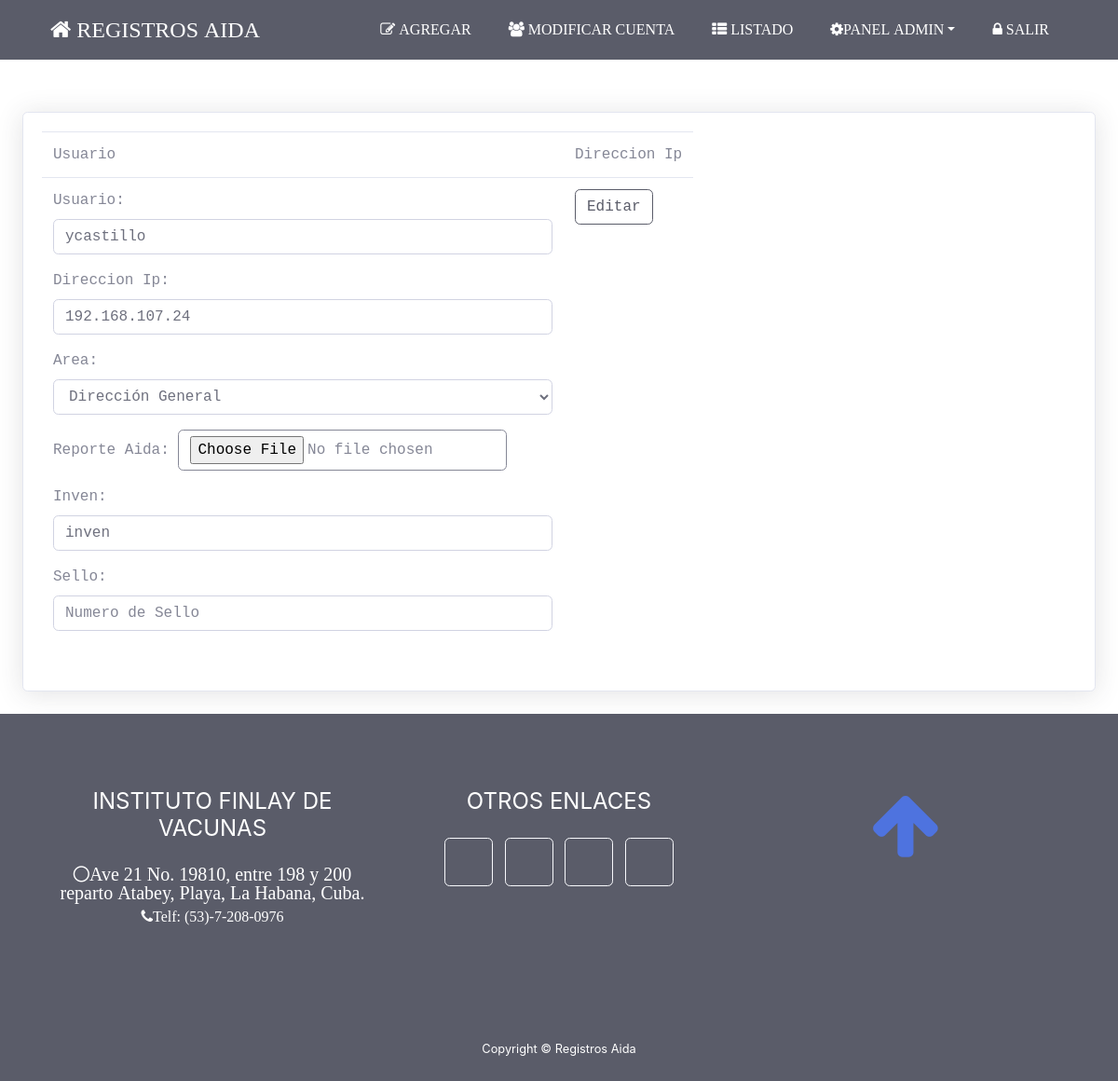
The app's page /editar/52 (signed in) with its own data.
### registros/models.py (models this page shows, shortened)
class registro(models.Model):
    def validate_aida(fieldfile_obj):
        filesize = fieldfile_obj.file.size
        megabyte_limit = 5.0
        if filesize > megabyte_limit * 1024 * 1024:
            raise ValidationError("Error de tamanno del archivo")
    chois = [
        ('Dirección General', 'Dirección General'),
        ('Dirección Adjunta', 'Dirección Adjunta'),
        ('Grupo de Desarrollo Estratégico', 'Grupo de Desarrollo Estratégico'),
        ('Grupo de Gestion Integrada de Proyectos-Productos', 'Grupo de Gestion Integrada de Proyectos-Productos'),
        ('Grupo de Negocios', 'Grupo de Negocios'),
        ('Grupo de Seguridad y Proteccion', 'Grupo de Seguridad y Proteccion'),
        ('Departamento de Inteligencia Empresarial', 'Departamento de Inteligencia Empresarial'),
        ('Grupo de Infraestructura', 'Grupo de Infraestructura'),
        ('Grupo de Desarrollo de Software', 'Grupo de Desarrollo de Software'),
        ('Grupo de Gestion de Informacion', 'Grupo de Gestion de Informacion'),
        ('Direccion de Economia', 'Direccion de Economia'),
        ('Departamento de Contabilidad y Finanzas', 'Departamento de Contabilidad y Finanzas'),
        ('Departamento de Planificacion y Estadisticas', 'Departamento de Planificacion y Estadisticas'),
        ('Dirección de Recursos Humanos', 'Dirección de Recursos Humanos'),
        ('Departamento de Gestión de Personal', 'Departamento de Gestión de Personal'),
        ('Departamento de Gestión de Formación', 'Departamento de Gestión de Formación'),
        ('Grupo de Salud Ocupacional', 'Grupo de Salud Ocupacional'),
        ('Departamento de Seguridad Integral y Medio Ambiente', 'Departamento de Seguridad Integral y Medio Ambiente'),
        ('Dirección de Logística', 'Dirección de Logística'),
        ('Departamento de Compra en Plaza', 'Departamento de Compra en Plaza'),
        ('Departamento de Almacenes', 'Departamento de Almacenes'),
        ('Almacén Central', 'Almacén Central '),
        ('Vicepresidencia de Producción', 'Vicepresidencia de Producción'),
        ('Grupo de Aseguramiento', 'Grupo de Aseguramiento'),
        ('Grupo para la Producción de Moringa', 'Grupo para la Producción de Moringa'),
        ('Dirección de Planta III', 'Dirección de Planta III'),
        ('Subdirección de Producción de IFA', 'Subdirección de Producción de IFA'),
        ('Departamento de Producción de Cultivos', 'Departamento de Producción de Cultivos'),
        ('Departamento de Purificación', 'Departamento de Purificación'),
        ('Departamento de Apoyo', 'Departamento de Apoyo'),
        ('Grupo de Leptospira', 'Grupo de Leptospira'),
        ('Departamento de Procesam. Aséptico y Envase', 'Departamento de Procesam. Aséptico y Envase'),
        ('Grupo de Formulación', 'Grupo de Formulación'),
        ('Grupo de Llenado, Liofilización y Revisión', 'Grupo de Llenado, Liofilización y Revisión'),
        ('Grupo de Etiquetado y Envase', 'Grupo de Etiquetado y Envase'),
        ('Grupo de Apoyo, Prep. y Esteriliz. de Materiales', 'Grupo de Apoyo, Prep. y Esteriliz. de Materiales'),
        ('Departamento Técnico Productivo', ' Departamento Técnico Productivo'),
        ('Grupo de Organización de la Producción', 'Grupo de Organización de la Producción'),
        ('Grupo de Documentación', 'Grupo de Documentación'),
        ('Grupo de Control de Procesos', 'Grupo de Control de Procesos'),
        ('Departamento de Servicios Auxiliares', 'Departamento de Servicios Auxiliares'),
        ('Grupo de Tratamiento de Aguas', 'Grupo de Tratamiento de Aguas'),
        ('Grupo de Prod. y Distrib. Vapor, Agua y Aire', 'Grupo de Prod. y Distrib. Vapor, Agua y Aire'),
        ('Grupo Electrógeno', 'Grupo Electrógeno'),
        ('Grupo de Supervisión', 'Grupo de Supervisión'),
        ('Departamento Administrativo de Planta III', 'Departamento Administrativo de Planta III'),
        ('Grupo Onco-BCG', 'Grupo Onco-BCG'),
        ('Dirección de Planta II', 'Dirección de Planta II'),
        ('Subdirección de Producción', 'Subdirección de Producción'),
        ('Grupo de Producción de Cultivos', 'Grupo de Producción de Cultivos'),
        ('Departamento de Producción de Tétanos', 'Departamento de Producción de Tétanos'),
        ('Grupo de Producción de Tétano', 'Grupo de Producción de Tétano'),
        ('Departamento de Apoyo y Purificación', 'Departamento de Apoyo y Purificación'),
        ('Grupo de Apoyo', 'Grupo de Apoyo'),
        ('Grupo de Purificación', 'Grupo de Purificación'),
        ('Grupo de Almacén y Logística', 'Grupo de Almacén y Logística'),
        ('Grupo de Climatización y Supervisión', 'Grupo de Climatización y Supervisión'),
        ('Grupo de Aguas Farmacéuticas', 'Grupo de Aguas Farmacéuticas'),
        ('Vicepresidencia de Investigación y Desarrollo', 'Vicepresidencia de Investigación y Desarrollo'),
        ('Grupo de Gerencia de Investigación y Desarrollo', 'Grupo de Gerencia de Investigación y Desarrollo'),
        ('Grupo de Logística', 'Grupo de Logística'),
        ('Subdirección de Investigaciones Básicas', 'Subdirección de Investigaciones Básicas'),
        ('Departamento de Investigaciones Básicas', 'Departamento de Investigaciones Básicas'),
        ('Grupo de Desarrollo de Productos', 'Grupo de Desarrollo de Productos'),
        ('Departamento de Evaluación de Productos', 'Departamento de Evaluación de Productos'),
        ('Grupo de Desarrollo Analítico', 'Grupo de Desarrollo Analítico'),
        ('Grupo de Evaluación Preclínica y Clínica', 'Grupo de Evaluación Preclínica y Clínica'),
        ('Departamento de Preclínica', 'Departamento de Preclínica'),
        ('Departamento Administrativo de Investigaciones', 'Departamento Administrativo de Investigaciones'),
        ('Dirección de Desarrollo Farmacéutico', 'Dirección de Desarrollo Farmacéutico'),
        ('Grupo de Formulación y Control de Procesos', 'Grupo de Formulación y Control de Procesos'),
        ('Grupo de Productos Homeopáticos', 'Grupo de Productos Homeopáticos'),
        ('Grupo de Productos Naturales', 'Grupo de Productos Naturales'),
        ('Departamento de Ensayos Clínicos', 'Departamento de Ensayos Clínicos'),
        ('Vicepresidencia Comercial', 'Vicepresidencia Comercial'),
        ('Departamento de Negocios y Ventas', 'Departamento de Negocios y Ventas'),
        ('Almacén de Productos Terminados', 'Almacén de Productos Terminados'),
        ('Grupo de Colaboración y Patentes', 'Grupo de Colaboración y Patentes'),
        ('Departamento de Registro Médico Sanitario', 'Departamento de Registro Médico Sanitario'),
        ('Departamento de Importaciones', 'Departamento de Importaciones'),
        ('Vicepresidencia de Calidad', 'Vicepresidencia de Calidad'),
        ('Grupo de Liofilización y Conservación de Cepas', 'Grupo de Liofilización y Conservación de Cepas'),
        ('Dirección de Control de la Calidad', 'Dirección de Control de la Calidad'),
        ('Grupo de Materias Primas', 'Grupo de Materias Primas'),
        ('Grupo Físico-Químico', 'Grupo Físico-Químico'),
        ('Grupo de Monitoreo', 'Grupo de Monitoreo'),
        ('Grupo de Bacteriología', 'Grupo de Bacteriología'),
        ('Grupo de Pruebas Biológicas', 'Grupo de Pruebas Biológicas'),
        ('Grupo de Cumplimiento de Buenas Prácticas', 'Grupo de Cumplimiento de Buenas Prácticas'),
        ('Departamento de Mejora', 'Departamento de Mejora'),
        ('Departamento de Validación y Metrología', 'Departamento de Validación y Metrología'),
        ('Grupo de Certificación de Lotes', 'Grupo de Certificación de Lotes'),
        ('Departamento Administrativo de Calidad', 'Departamento Administrativo de Calidad'),
        ('Departamento de Validación', 'Departamento de Validación'),
        ('Vicepresidencia Técnica', 'Vicepresidencia Técnica'),
        ('Dirección de Servicios Técnicos Ingenieros', 'Dirección de Servicios Técnicos Ingenieros'),
        ('Departamento de Organización y Control', 'Departamento de Organización y Control'),
        ('94', 'Subdirección de Ingeniería Planta'),
        ('Subdirección de Ingeniería Planta', 'Grupo de Mecánica y Termoenergía'),
        ('Grupo de Electrónica y Electricidad', 'Grupo de Electrónica y Electricidad'),
        ('Subdirección de Area Central', 'Subdirección de Area Central'),
        ('Departamento de Mecánica', 'Departamento de Mecánica'),
        ('Departamento de Electricidad', 'Departamento de Electricidad'),
        ('Departamento de Electrónica', 'Departamento de Electrónica'),
        ('Departamento de Termoenergía', 'Departamento de Termoenergía'),
        ('Grupo de Ingeniería de Investigaciones', 'Grupo de Ingeniería de Investigaciones'),
        ('Departamento de Inversiones', 'Departamento de Inversiones'),
        ('Departamento de Mantenimiento Constructivo', 'Departamento de Mantenimiento Constructivo'),
        ('Departamento Administrativo Casa Central', 'Departamento Administrativo Casa Central'),
        ('Departamento de Transporte', 'Departamento de Transporte'),
        ('Grupo de Producción y Ventas', 'Grupo de Producción y Ventas'),
        ('Organopónico', 'Organopónico'),
    ]
    usuario=models.CharField(max_length=50,unique=True)
    dirip = models.GenericIPAddressField(max_length=50,verbose_name="Direccion Ip",unique=True)
    area = models.CharField(max_length=50, choices=chois,default='Areas')
    aida=models.FileField(upload_to='registros/static/aidas', verbose_name="Reporte Aida", validators=[validate_aida,FileTypeValidator(allowed_types=['text/htm','text/html','application/octet-stream']),FileExtensionValidator(allowed_extensions=['html','htm'])])
    inven=models.CharField(max_length=50,unique=True)
    sello=models.CharField(max_length=50,unique=True)

### registros/views.py (the view, shortened to what this page needs)
# urls.py: path('editar/<int:registro_id>', editar),
@login_required(login_url='/logout')
def editar(request, registro_id):
        instancia = registro.objects.get(id=registro_id)
        form = subir(instance=instancia)
        return render(request, 'registros/editar.html', {'form': form})

### registros/forms.py (shortened to what this page needs)
class subir(forms.ModelForm):
    class Meta:
        model = registro
        fields=[
            'usuario',
            'dirip',
            'area',
            'aida',
            'inven',
            'sello',
        ]
        widgets={
            'usuario':forms.TextInput(attrs={'id':'usuario','class':'form-control','placeholder':'Nombre de Usuario'}),
            'dirip': forms.TextInput(attrs={'id':'dirip','class': 'form-control','placeholder':'Direccion Ip'}),
            'area': forms.Select(attrs={'class': 'form-control','placeholder':'Area'}),
            'aida': forms.FileInput(attrs={'class':'btn btn-outline-secondary','accept':'text/html','id':'fileinput'}),
            'inven': forms.TextInput(attrs={'class': 'form-control', 'placeholder': 'Inventario'}),
            'sello': forms.TextInput(attrs={'class': 'form-control', 'placeholder': 'Numero de Sello'}),
        }

### registros/templates/registros/editar.html (shortened to what this page needs)
{% extends 'registros/base/base_registro.html' %}
        {% block header2 %}
         <br>
    <br>
    <br>
    <br>
    <div class="card shadow m-4">
        <div class="card-body">
            <div class="table-responsive">
              <table class="table text-monospace table-responsive">
                <thead>
                    <tr>
                        <td>Usuario</td>
                        <td>Direccion Ip</td>
                    </tr>
                </thead>
                <tbody>
                     <form method="post">
                        <tr>
                            <td>{{ form.as_p }}</td>
                            <td><form href="/editar/{{ dat.id }}"><button class="btn btn-outline-dark">Editar</button></td>
                        </tr>
                     </form>
                </tbody>
              </table>
             </div>
        </div>
    </div>
        {% endblock %}

### records on screen
registro: usuario "ycastillo", dirip "192.168.107.24", area "Dirección General", inven "inven"
